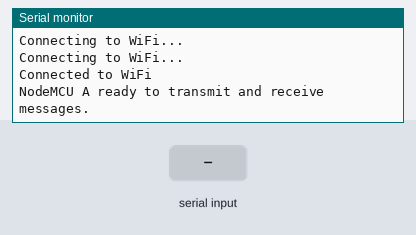
Simulated run of this sketch. Board: ESP8266 (NodeMCU). Shown: the last lines printed to the serial monitor. Inputs (shaded band) come from the test bench. WiFi joins after 1.5 s; servers stay silent unless stated; network time is answered at once with the bench clock; the local clock reads 2024-03-15 10:24:30 at power-on unless the sketch sets it.

Above: at 3.2 s.
3.3 s: "1\n" received over Serial
At 4.2 s:
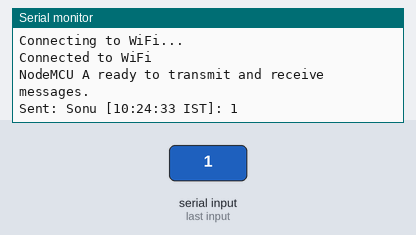
4.8 s: "1\n" received over the second serial link
At 5.5 s:
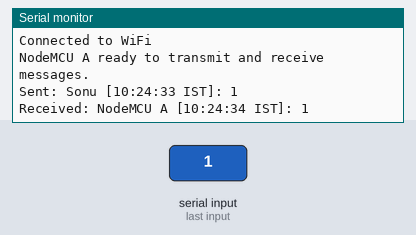
6.3 s: "0\n" received over Serial
At 6.8 s:
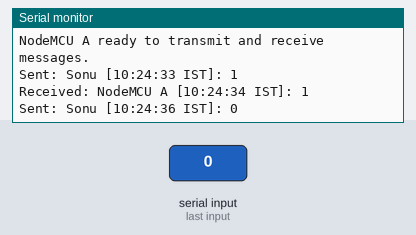
7.8 s: "0\n" received over the second serial link
At 9.3 s:
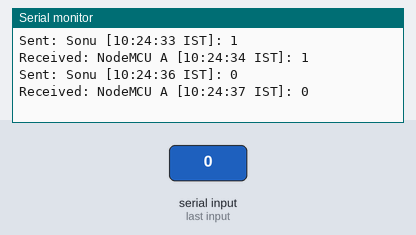

The sketch:

NodeMCU_A.ino
```cpp
//NodeMCU A

#include <ESP8266WiFi.h>
#include <NTPClient.h>
#include <WiFiUdp.h>
#include <SoftwareSerial.h>

// Wi-Fi credentials (optional, used if you want to connect Wi-Fi for logging or other purposes)
const char* ssid = "<SSID>";
const char* password = "<PASSWORD>";

// NTP Client Setup (for IST)
WiFiUDP udp;
NTPClient timeClient(udp, "pool.ntp.org", 19800, 3600000); // NTP server, IST offset (19800 seconds)

// HC-12 communication pins
const int hc12_tx = 5; // D1 (GPIO5)
const int hc12_rx = 4; // D2 (GPIO4)

SoftwareSerial hc12(hc12_rx, hc12_tx); // Create a SoftwareSerial object for HC-12

void setup() {
  Serial.begin(115200);  // Initialize Serial Monitor communication
  hc12.begin(9600); // Initialize HC-12 communication

  // Connect to Wi-Fi (optional, if needed for logging or other purposes)
  WiFi.begin(ssid, password);
  while (WiFi.status() != WL_CONNECTED) {
    delay(1000);
    Serial.println("Connecting to WiFi...");
  }
  Serial.println("Connected to WiFi");

  // Initialize NTP Client
  timeClient.begin();
  Serial.println("NodeMCU A ready to transmit and receive messages.");
}

void loop() {
  // Update time from NTP
  timeClient.update();

  // Check if data is available from HC-12 (i.e., received from NodeMCU B)
  if (hc12.available()) {
    String receivedMessage = hc12.readStringUntil('\n'); // Read incoming message
    String currentTime = timeClient.getFormattedTime(); // Get current time in HH:MM:SS format
    String timestampedMessage = "NodeMCU A [" + currentTime + " IST]: " + receivedMessage;

    // Output the received message with timestamp to Serial Monitor
    Serial.println("Received: " + timestampedMessage);
  }

  // Check if there is a new message from Serial Monitor to send to NodeMCU B
  if (Serial.available()) {
    String message = Serial.readStringUntil('\n'); // Read input from Serial Monitor
    String currentTime = timeClient.getFormattedTime(); // Get current time in HH:MM:SS format
    String timestampedMessage = "Sonu [" + currentTime + " IST]: " + message;

    // Send the timestamped message to NodeMCU B via HC-12
    hc12.println(timestampedMessage);  // Send the message over HC-12

    Serial.println("Sent: " + timestampedMessage);  // Output the sent message to Serial Monitor
  }

  delay(100); // Short delay for stability
}
```

Measured:
- after the input at 3.3 s, the serial monitor: prints a new line at once (image 1)
- after the input at 4.8 s, the serial monitor: prints a new line at once (image 2)
- after the input at 6.3 s, the serial monitor: prints a new line after 0.05 s (image 3)
- after the input at 7.8 s, the serial monitor: prints a new line after 0.05 s (image 4)
